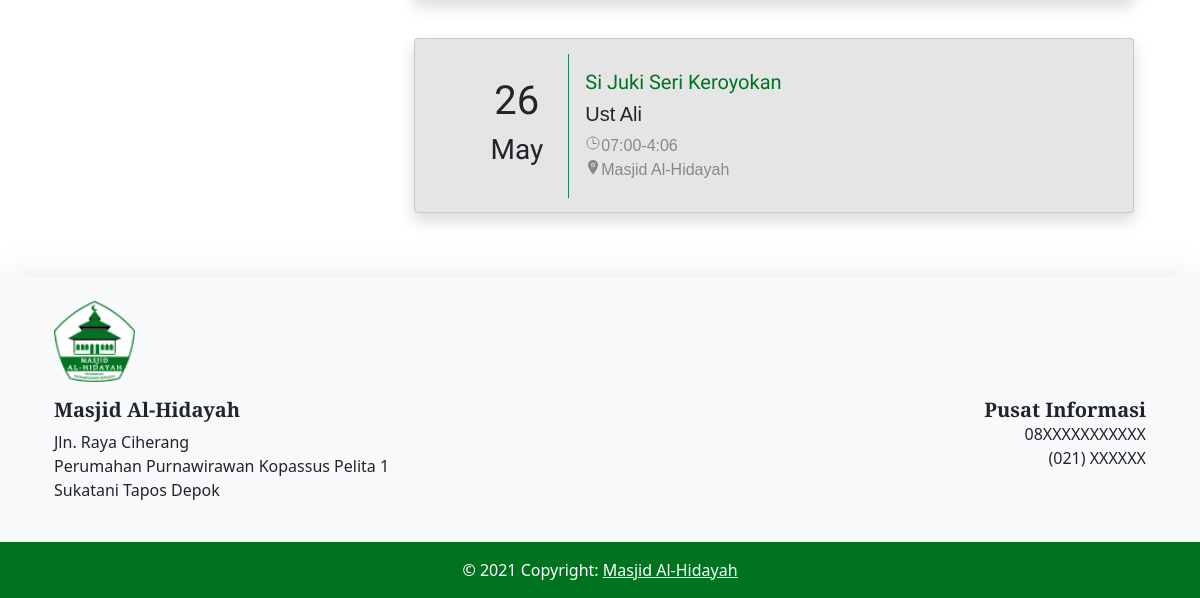
The page /jadwal/ (lower part) on the database as committed earlier.
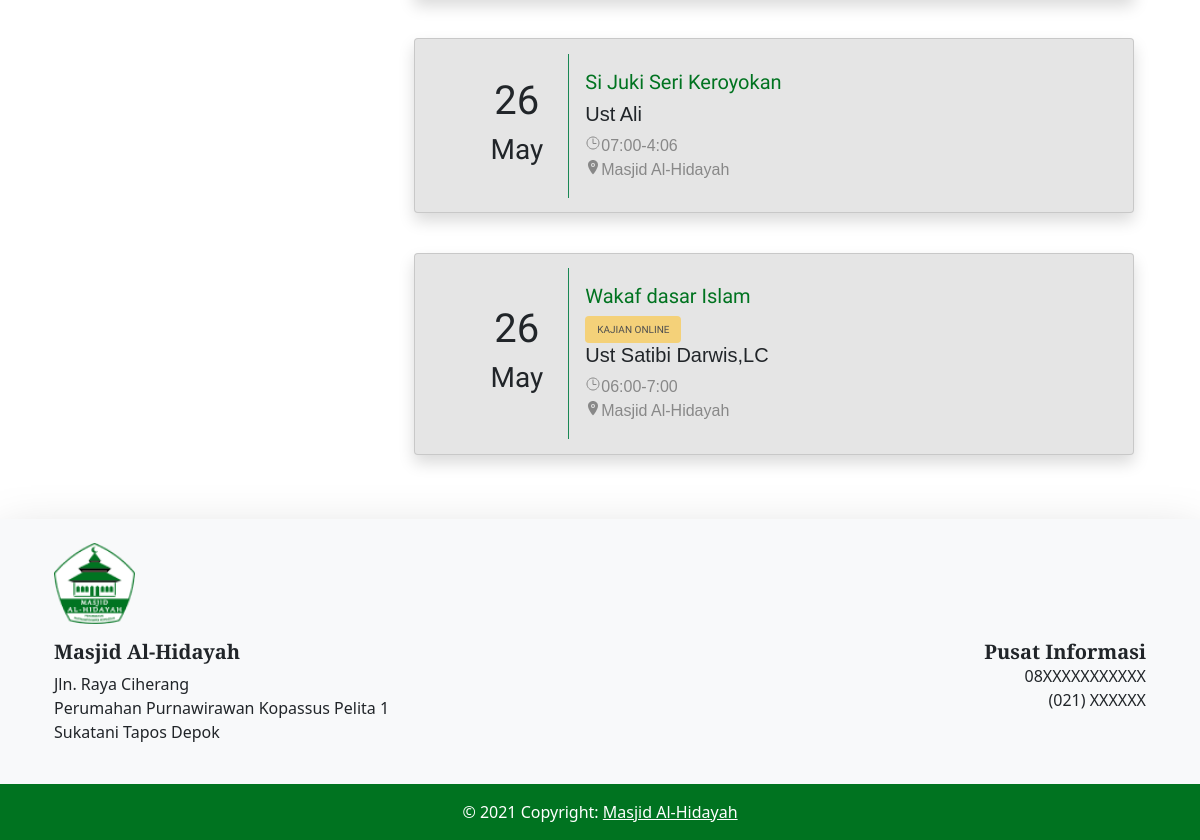
The same page on the database as committed later.
### appmasjid/models.py (models this page shows, shortened)
class JadwalModel(models.Model):
    tanggal = models.DateTimeField(auto_now=False, auto_now_add=False)
    selesai = models.TimeField(
        auto_now=False, auto_now_add=False, default="23:00:00")
    title = models.CharField(max_length=100)
    penceramah = models.ForeignKey(PenceramahModel, on_delete=models.CASCADE)
    online = models.BooleanField()
    link = models.CharField(max_length=300, null=True)

class PenceramahModel(models.Model):
    penceramah = models.CharField(max_length=100)
    def __str__(self):
        return self.penceramah

### appmasjid/views.py (the view, shortened to what this page needs)
# urls.py: path('jadwal/', views.jadwal, name='jadwal'),
def jadwal(request):
    solat = fetch_solat()
    solat = solat['results']['datetime'][0]['times']
    bulanIni = datetime.date(date.year, date.month, date.day)
    bulanDepan = datetime.date(date.year, 1,1)
    if int(date.month) == 12:
        bulanDepan = datetime.date(
            int(date.year) + 1, (int(date.month) % 12) + 1, date.day)
    elif int(date.month)%2 == 0:
        bulanDepan = datetime.date(
                int(date.year) + 1, (int(date.month) % 12) + 1, date.day-1)
    dateLalu = datetime.date(date.year, 1,1)
    jadwalBulanIni = JadwalModel.objects.filter(
        tanggal__range=[bulanIni, bulanDepan]).order_by('tanggal')
    jadwalLewat = JadwalModel.objects.filter(tanggal__range=[dateLalu,bulanIni])[:5]
    jumat = JadwalJumatModel.objects.all()[:5]
    return render(request, 'jadwal.html', {'date': now, 'subuh': solat['Fajr'],
                                           'dzuhur': solat['Dhuhr'],
                                           'ashr': solat['Asr'],
                                           'maghrib': solat['Maghrib'],
                                           'isya': solat['Isha'],
                                           'jadwal': jadwalBulanIni,
                                           'jadwalLewat':jadwalLewat,
                                           'navjadwal' : 'active',
                                           'jumat':jumat})

### appmasjid/views.py (called while the page is built)
def fetch_solat():
    tanggal = timezone.now()
    tanggal = tanggal.strftime("%Y-%m-%d")
    data = requests.get(
        "https://api.pray.zone/v2/times/day.json?city=jakarta&date=" + tanggal)
    return data.json()

### templates/jadwal.html (shortened to what this page needs)
{% extends 'base.html' %} {% block content %}
<div class="containter-fluid beranda3" style="padding-top: 50px">
    <div class="container">
        <div class="row">
            <div class="row">
                <div class="col-md-4 tab-col">
                    <br />
                    <br />
      </div>
      <div class="col-md-8 playfair float-end">
        <br />
        <div class="tab-content flex-center">
          <div class="data tab-pane fade show active" id="jadwal-kajian">
                <br />
                <br />
                <br /> {% for data in jadwalLewat%}
                <div class="card mb-3 shadow card-jadwal"  style="background-color: #E5E5E5;">
                    <div class="row g-0">
                        <div class="col-md-2 align-self-center text-center ">
                            <h1 class="card-title">{{data.tanggal|date:"d"}}</h1>
                            <h3 class="card-title">{{data.tanggal|date:"F"}}</h3>
                        </div>
                        <div class="col-md-10 border-start border-success text-start" style="border: #007320;">
                            <div class="card-body">
                                <h5 class="card-title bold" style="color: #007320;">{{data.title}}</h5>
                                {% if data.online%}
                                <a class="btn btn-primary bold disabled" style="background-color: #fcc740; color: black; border: none; font-size: 10px;">KAJIAN ONLINE</a> {% endif %}
                                <div class="playfair">
                                    <h5 class="card-title">{{data.penceramah}}</h5>
                                    <div class="row" style="color: #888888">
                                        <a class="card-text" style="color: #888888; text-decoration: none">
                                            <ion-icon name="time-outline"></ion-icon>{{data.tanggal|date:"H:i"}}-{{data.selesai|date:'G:i'}}
                                            <br/>
                                        </a>
                                    </div>
                                    <div class="row" style="color: #888888">
                                        <a class="card-text" style="color: #888888; text-decoration: none">
                                            <ion-icon name="location"></ion-icon>Masjid Al-Hidayah
                                        </a>
                                    </div>
                                </div>
                            </div>
                        </div>
                    </div>
                </div>
                <br /> {% endfor %}
                <br />
            </div>
        </div>
    </div>
</div>
</div>
</div>
{% endblock content %}

Rows that differ between the two databases and show on the page:
added JadwalModel: tanggal "26", tanggal "May", title "Wakaf dasar Islam", online "KAJIAN ONLINE", penceramah "Ust Satibi Darwis,LC", tanggal "06:00", selesai "7:00"
